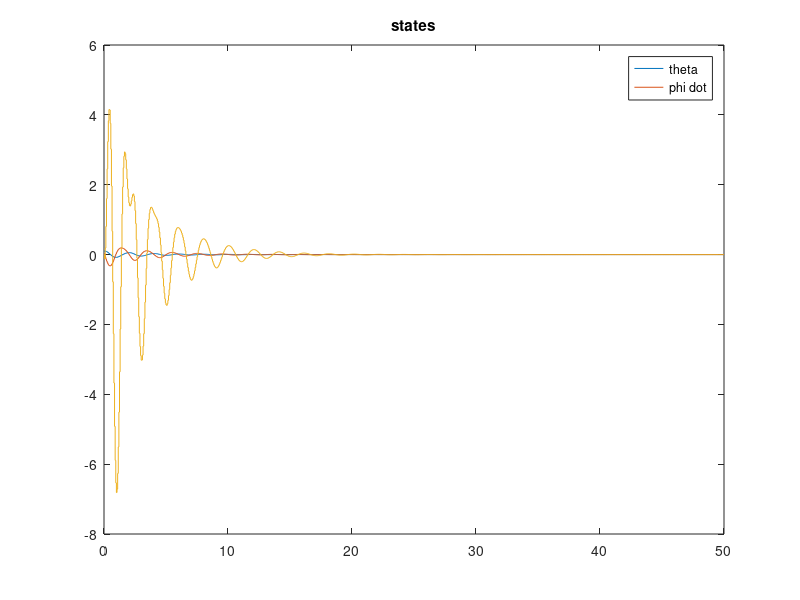
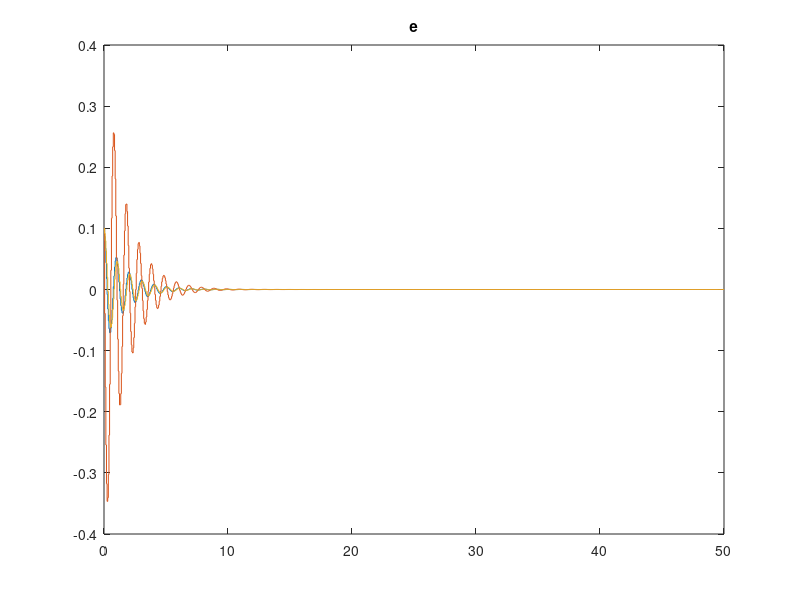

Reproduce these figures in MATLAB, in order.
clear all
close all
clc

load('reaction_pendulum.mat')
%% LQR
h=0.05;
Ts = 0.05;
G_disc = ss(Phi, Gamma, C, D, Ts);
G_cont = ss(A,B,C,D);

% poles_disc = pole(G_disc);

poles_cont = pole(G_cont);
%% downward equilibrium
% q1 = 1e4;
% q2 = 1e2; 
% q3 = 1e-3;
% 
% Q =[q1 0 0;
%     0 q2 0;
%     0 0 q3];
% R = 1e2;
%% upwards
% q1 = 1e5;
% q2 = 1e3; 
% q3 = 1e-6;
% Q =[q1 0 0;
%     0 q2 0;
%     0 0 q3];
% R = 1e1;

%% upwards
q1 =4.5;
q2 = 3.50; 
q3 = 0.0071;
Q =[q1 0 0;
    0 q2 0;
    0 0 q3];
R = 20;
%% 

K_lqr = dlqr(Phi,Gamma, Q,R);

% Pc = [-10, -4+2j, -4-2j];
% Pd = exp(Pc*Ts);
% K_lqr = place(Phi, Gamma, Pd);



disp(K_lqr);
poles_cont_5 = 10*poles_cont;
poles_disc = pole(G_disc);

p1_obsv = exp(-poles_cont_5(1)*Ts);
p2_obsv = exp(poles_cont_5(2)*Ts);
p3_obsv = exp(poles_cont_5(3)*Ts);

p_obsv = [p1_obsv, p2_obsv, p3_obsv]';

% L = place(Phi', C', p_obsv)';

p_obsv_disc = eig(Phi - Gamma*K_lqr)*1;
sys_cl = ss(Phi-Gamma*K_lqr, Gamma, G_disc.C, G_disc.D, Ts);
sys_cl_cont= d2c(sys_cl, 'zoh');


poles_cl_cont= pole(sys_cl_cont);

% poles_cl_cont_5 = 6*real(poles_cl_cont) +2*imag(poles_cl_cont)*i;

poles_cl_cont_5 = 2*(poles_cl_cont);

p1_obsv_dc = exp(poles_cl_cont_5(1)*Ts);
p2_obsv_dc = exp(poles_cl_cont_5(2)*Ts);
p3_obsv_dc = exp(poles_cl_cont_5(3)*Ts);

p_obsv_dc = [p1_obsv_dc;p2_obsv_dc;p3_obsv_dc];

L = place(Phi', C', p_obsv_dc)';
% 
Phi_obsv = [Phi - Gamma*K_lqr Gamma*K_lqr;
            zeros(3,3) Phi-L*C];

% Phi_obsv = Phi - Gamma*K_lqr;
Gamma_obsv = [Gamma;
    zeros(size(Gamma))];

C_obsv = eye(6);

sysObserver = ss(Phi_obsv, Gamma_obsv, C_obsv,[], Ts);
sys_cl = ss(Phi-Gamma*K_lqr, Gamma, G_disc.C, G_disc.D, Ts);
t = 0:Ts:50;
u = zeros(size(t));
y = lsim(sysObserver, u, t, [0.1 0.02 0.0 0.1 0.1 0.1]');
% y = lsim(sys_cl, u, t, [0.01 0 0]');
figure(1)
stairs(t, y(:,1))
hold on
stairs(t, y(:,2))
stairs(t, y(:,3))
title('states')
legend('theta', 'phi dot')
figure(2)
stairs(t, y(:,4))
hold on
stairs(t, y(:,5))
stairs(t, y(:,6))
title('e')
